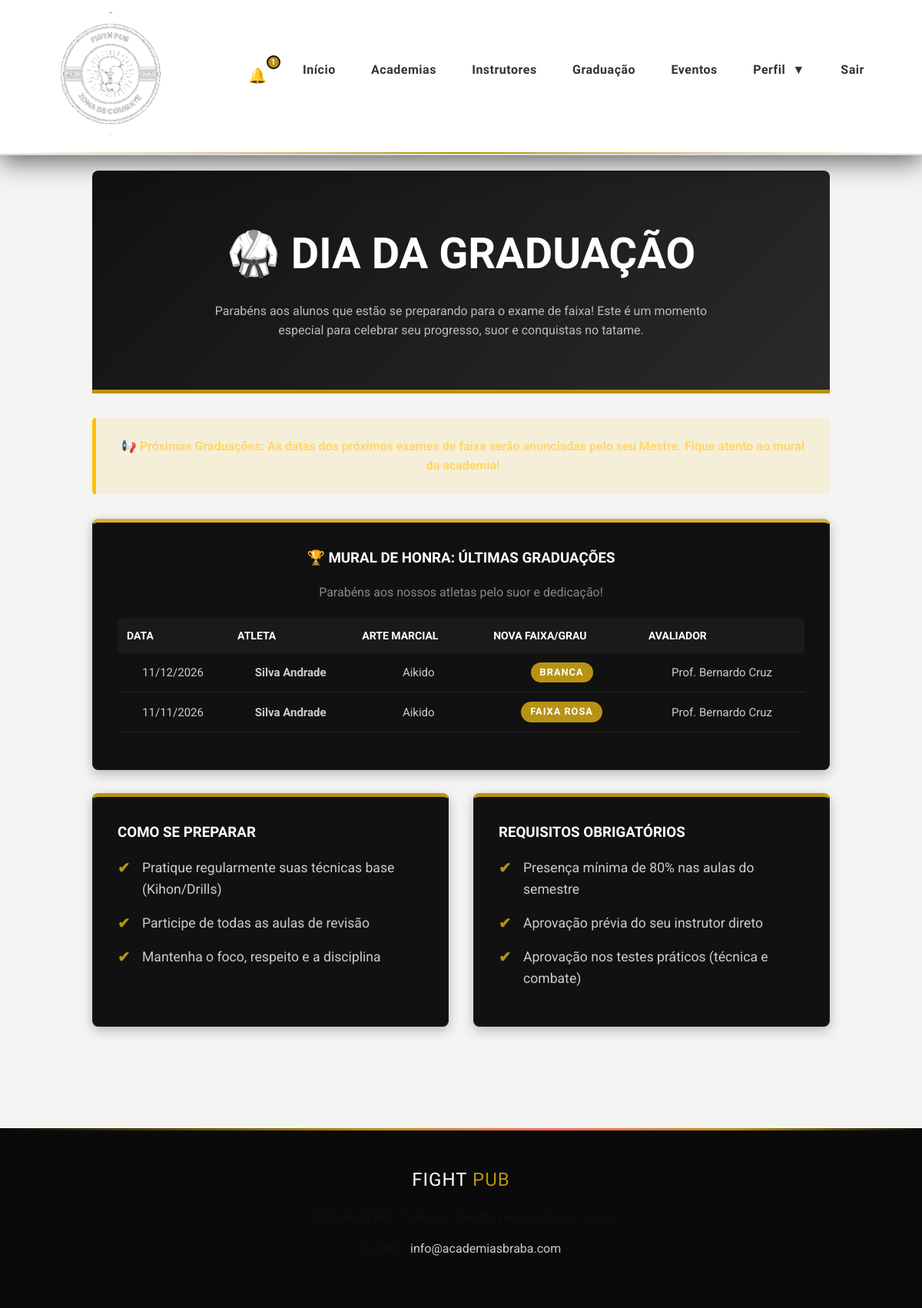
The app's page /graduation.php (signed in) with its own data.
### tables this page shows
CREATE TABLE graduations (
        id INTEGER PRIMARY KEY AUTOINCREMENT,
        student_id INTEGER NOT NULL,
        instructor_id INTEGER NOT NULL,
        martial_art TEXT NOT NULL,
        belt_rank TEXT NOT NULL,
        graduation_date DATE NOT NULL,
        FOREIGN KEY (student_id) REFERENCES users(id) ON DELETE CASCADE,
        FOREIGN KEY (instructor_id) REFERENCES users(id) ON DELETE CASCADE
    );

CREATE TABLE students (
        id INTEGER PRIMARY KEY AUTOINCREMENT, 
        user_id INTEGER NOT NULL UNIQUE, 
        academy_id INTEGER, 
        full_name TEXT NOT NULL, 
        birth_date DATE, 
        phone TEXT, 
        emergency_contact TEXT, 
        CC TEXT NOT NULL UNIQUE, 
        status TEXT DEFAULT 'active',
        FOREIGN KEY (user_id) REFERENCES users(id) ON DELETE CASCADE, 
        FOREIGN KEY (academy_id) REFERENCES academies(id) ON DELETE SET NULL
    );

CREATE TABLE instructors (
        id INTEGER PRIMARY KEY AUTOINCREMENT,
        name TEXT NOT NULL,
        academy_id INTEGER,
        bio TEXT,
        FOREIGN KEY (academy_id) REFERENCES academies(id) ON DELETE SET NULL
    );

### graduation.php (the view, shortened to what this page needs)
<?php
$db = new SQLite3('academies.db');
include 'header.php';
?>
<main style="max-width: 1000px; margin: 0 auto; padding: 20px;">
    <div class="graduation-header">
        <h1>🥋 Dia da Graduação</h1>
        <p>Parabéns aos alunos que estão se preparando para o exame de faixa! Este é um momento especial para celebrar seu progresso, suor e conquistas no tatame.</p>
    </div>
    <?php if (isset($_SESSION['role']) && $_SESSION['role'] == 'instructor'): ?>
        <div class="graduation-card" style="border-top-color: #4CAF50;">
            <h2>Painel de Graduação (Área do Instrutor)</h2>
            <p>Preencha os dados abaixo para registar a nova graduação do seu aluno.</p>
            <form action="process_graduation.php" method="POST" class="graduation-form">
                <div class="form-group">
                    <label for="student_id">Selecione o Aluno:</label>
                    <select name="student_id" id="student_id" required>
                        <option value="">Escolha um aluno...</option>
                        <?php
                        $sql = "SELECT users.id, students.full_name
                                FROM users
                                JOIN students ON users.id = students.user_id
                                WHERE users.role = 'user'
                                ORDER BY students.full_name ASC";
                        $result = $db->query($sql);
                        if ($result) {
                            $tem_alunos = false;
                            while($row = $result->fetchArray(SQLITE3_ASSOC)) {
                                $tem_alunos = true;
                                echo "<option value='" . $row['id'] . "'>" . htmlspecialchars($row['full_name']) . "</option>";
                            }
                            if (!$tem_alunos) {
                                echo "<option value=''>Nenhum aluno registado no sistema</option>";
                            }
                        } else {
                            echo "<option value=''>Erro ao carregar alunos</option>";
                        }
                        ?>
                    </select>
                </div>
                <div class="form-group">
                    <label for="martial_art">Arte Marcial:</label>
                    <select name="martial_art" id="martial_art" required>
                        <option value="">Selecione a modalidade...</option>
                        <option value="Jiu-Jitsu">Jiu-Jitsu</option>
                        <option value="Muay Thai">Muay-Thai</option>
                        <option value="Karatê">Karatê</option>
                        <option value="Boxe">Boxe</option>
                        <option value="Aikido">Aikido</option>
                        <option value="Judo">Judo</option>
                        <option value="Krav-magá">Krav-magá</option>
                        <option value="Taekwondo">Taekwondo</option>
                    </select>
                </div>
                <div class="form-group">
                    <label for="belt_rank">Nova Faixa / Prajied / Grau:</label>
                    <input type="text" name="belt_rank" id="belt_rank" placeholder="Ex: Faixa Azul" required>
                </div>
                <div class="form-group">
                    <label for="graduation_date">Data da Graduação:</label>
                    <input type="date" name="graduation_date" id="graduation_date" required>
                </div>
                <button type="submit" class="btn-submit">Confirmar Graduação</button>
            </form>
        </div>
   <?php else: ?>
        <div class="announcement-banner">
            📢 <strong>Próximas Graduações:</strong> As datas dos próximos exames de faixa serão anunciadas pelo seu Mestre. Fique atento ao mural da academia!
        </div>
        <div class="graduation-card" style="border-top-color: var(--gold);">
            <h3 style="text-align: center;">🏆 Mural de Honra: Últimas Graduações</h3>
            <p style="text-align: center; color: #888; margin-bottom: 20px;">Parabéns aos nossos atletas pelo suor e dedicação!</p>
            <div style="overflow-x: auto;">
                <table class="table-graduations">
                    <thead>
                        <tr>
                            <th>Data</th>
                            <th>Atleta</th>
                            <th>Arte Marcial</th>
                            <th>Nova Faixa/Grau</th>
                            <th>Avaliador</th>
                        </tr>
                    </thead>
                    <tbody>
                        <?php
                        $sql_mural = "SELECT
                                        g.martial_art,
                                        g.belt_rank,
                                        strftime('%d/%m/%Y', g.graduation_date) as data_formatada,
                                        s.full_name AS student_name,
                                        inst.name AS instructor_name
                                      FROM graduations g
                                      JOIN students s ON g.student_id = s.user_id
                                      JOIN users u ON g.instructor_id = u.id
                                      JOIN instructors inst ON u.instructor_id = inst.id
                                      ORDER BY g.graduation_date DESC
                                      LIMIT 10";
                        $result_mural = $db->query($sql_mural);
                        if ($result_mural) {
                            while($row = $result_mural->fetchArray(SQLITE3_ASSOC)) {
                                echo "<tr>";
                                echo "<td style='text-align: center;'>" . htmlspecialchars($row['data_formatada']) . "</td>";
                                echo "<td style='text-align: center;'><strong>" . htmlspecialchars($row['student_name']) . "</strong></td>";
                                echo "<td style='text-align: center;'>" . htmlspecialchars($row['martial_art']) . "</td>";
                                echo "<td style='text-align: center;'><span class='badge-faixa'>" . htmlspecialchars($row['belt_rank']) . "</span></td>";
                                echo "<td style='text-align: center;'>Prof. " . htmlspecialchars($row['instructor_name']) . "</td>";
                                echo "</tr>";
                            }
                        }
                        ?>
                    </tbody>
                </table>
            </div>
        </div>
        <div class="graduation-content" style="margin-top: 30px;">
            <div class="graduation-card">
                <h3>Como se Preparar</h3>
                <ul>
                    <li>Pratique regularmente suas técnicas base (Kihon/Drills)</li>
                    <li>Participe de todas as aulas de revisão</li>
                    <li>Mantenha o foco, respeito e a disciplina</li>
                </ul>
            </div>
            <div class="graduation-card" style="border-top-color: var(--primary);">
                <h3>Requisitos Obrigatórios</h3>
                <ul>
                    <li>Presença mínima de 80% nas aulas do semestre</li>
                    <li>Aprovação prévia do seu instrutor direto</li>
                    <li>Aprovação nos testes práticos (técnica e combate)</li>
                </ul>
            </div>
        </div>
    <?php endif; ?>
</main>
<?php
include 'footer.php';
?>

### header.php (shortened to what this page needs)
<?php
$pending_count = 0;
$notifs = [];
if (isset($_SESSION['user_id']) && $_SESSION['role'] == 'user') {
    try {
        $db_header = new SQLite3('academies.db');
        $stmt_notif = $db_header->prepare("SELECT id, message FROM notifications WHERE user_id = :uid AND status = 'pending' AND type = 'invite'");
        $stmt_notif->bindValue(':uid', $_SESSION['user_id'], SQLITE3_INTEGER);
        $res_notif = $stmt_notif->execute();
        while($row = $res_notif->fetchArray(SQLITE3_ASSOC)) {
            $notifs[] = $row;
        }
        $pending_count = count($notifs);
    } catch(Exception $e) {
    }
}
?>
<!DOCTYPE html>
<html lang="pt-BR">
<head>
    <link rel="stylesheet" href="style.css">
</head>
<body>
    <header>
        <nav>
            <div class="logo">
                <a href="index.php">
                    <img src="Figth.png" alt="Logo Fight Pub" width="160" height="160" style="object-fit: contain; border-radius: 50%;">
                </a>
            </div>
            <ul>
                <?php if(isset($_SESSION['user_id'])): ?>
                    <?php if($_SESSION['role'] == 'user'): ?>
                        <li class="nav-notifications">
                            <a href="#" class="bell-icon">
                                🔔
                                <?php if($pending_count > 0): ?>
                                    <span class="notification-badge"><?php echo $pending_count; ?></span>
                                <?php endif; ?>
                            </a>
                        </li>
                    <?php endif; ?>
<li><a href="index.php">Início</a></li>
                <li><a href="academies.php">Academias</a></li>
                <li><a href="instructors.php">Instrutores</a></li>
                <li><a href="graduation.php">Graduação</a></li>
                <li><a href="events.php">Eventos</a></li>
                <?php if(isset($_SESSION['user_id'])): ?>
                    <?php if($_SESSION['role'] == 'user'): ?>
                        <li class="dropdown">
                            <a href="#" class="dropdown-toggle">Perfil <span class="arrow">▼</span></a>
                        </li>
                    <?php endif; ?>
                    <li><a href="logout.php">Sair</a></li>
                <?php endif; ?>
                <?php else: ?>
                    <li><a href="login.php">Entrar</a></li>
                    <li><a href="register.php">Registrar</a></li>
                <?php endif; ?>
            </ul>
        </nav>
    </header>

### footer.php (shortened to what this page needs)
    <footer>
        <div class="footer-brand">Fight <span>Pub</span></div>
        <p>&copy; <?php echo date('Y'); ?> Fight Pub. Todos os direitos reservados no tatame.</p>
        <p>Contato: <a href="mailto:info@academiasbraba.com">info@academiasbraba.com</a></p>
    </footer>
</body>
</html>

### records on screen
graduations: data_formatada "11/12/2026", students.full_name "Silva Andrade", martial_art "Aikido", belt_rank "BRANCA", instructors.name "Bernardo Cruz"
graduations: data_formatada "11/11/2026", students.full_name "Silva Andrade", martial_art "Aikido", belt_rank "FAIXA ROSA", instructors.name "Bernardo Cruz"

### other values on screen
$pending_count "1"
